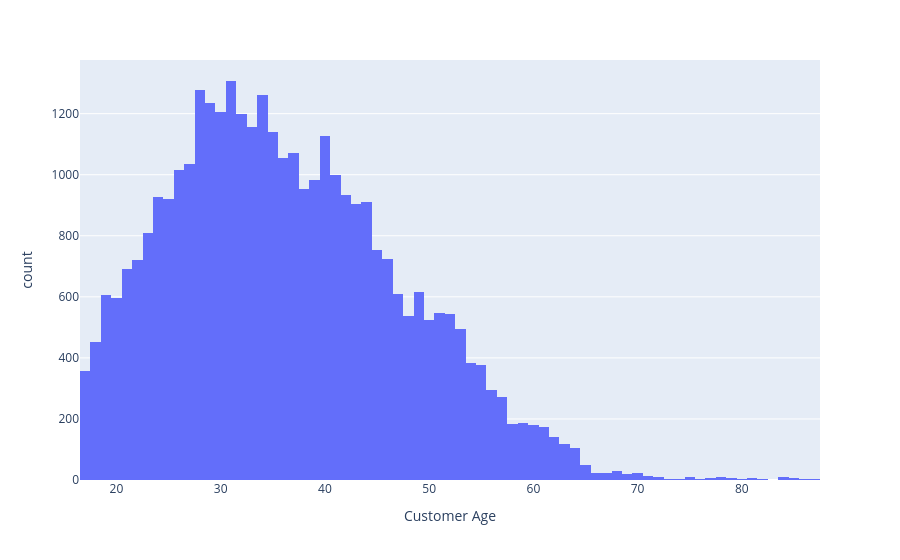

Notebook code for this chart:
### Code cell
fig=px.histogram(df,x="Customer Age")
fig.show()

### Figure 1 — Plotly figure (JSON) as saved in the notebook; plotly's stock layout.template omitted (floating-point values rounded to 4 significant figures; data arrays with more than 128 entries replaced by an {"elided": "..."} marker saying what was removed)
{"data": [{"bingroup": "x", "hovertemplate": "Customer Age=%{x}<br>count=%{y}<extra></extra>", "legendgroup": "", "marker": {"color": "#636efa", "pattern": {"shape": ""}}, "name": "", "orientation": "v", "showlegend": false, "type": "histogram", "x": {"elided": "34867 float values"}, "xaxis": "x", "yaxis": "y"}], "layout": {"barmode": "relative", "legend": {"tracegroupgap": 0}, "margin": {"t": 60}, "xaxis": {"anchor": "y", "domain": [0, 1], "title": {"text": "Customer Age"}}, "yaxis": {"anchor": "x", "domain": [0, 1], "title": {"text": "count"}}}}
